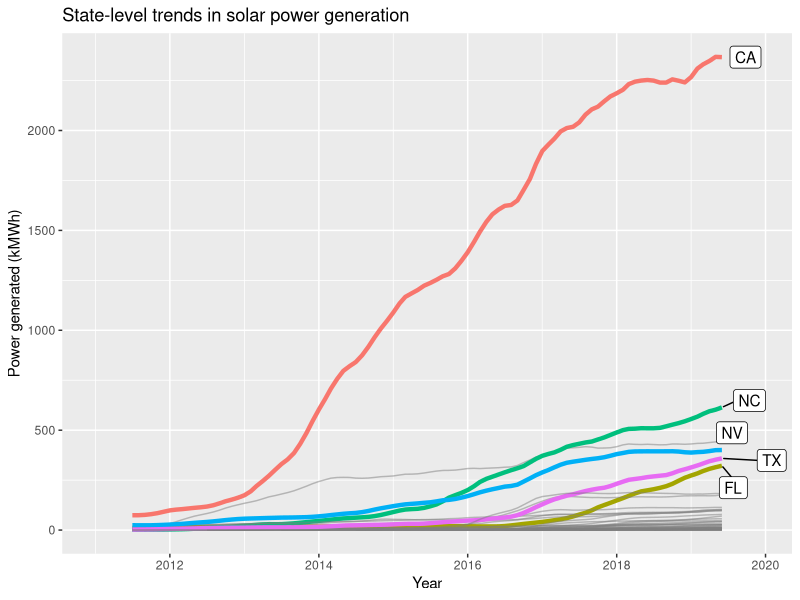

R code for this plot:
## ---- chunk 1
library(tidyverse)
library(ggrepel)
library(lubridate)

solartrendsdf <- read.csv("../solar_trends.csv")

solartrendsdf <- solartrendsdf %>%
  mutate(Highlight = ifelse(State == "CA" | State == "NC" | State == "TX" | State == "NV" | State == "FL", State, NA),
         Date = parse_date_time(Date, orders = "Ymd"))

ggplot(data = solartrendsdf) + 
  geom_line(aes(Date, kMWh, group = State, color = Highlight, size = !is.na(Highlight), alpha = !is.na(Highlight))) +
  geom_label_repel(data = solartrendsdf %>% filter(!is.na(kMWh)) %>% filter(Date == last(Date), !is.na(Highlight)), aes(Date, kMWh, label = Highlight), nudge_x = 1e7, na.rm = TRUE) + 
  scale_size_manual(values=c(0.5, 1.5), guide = 'none') +
  scale_alpha_manual(values=c(0.5, 1), guide = 'none') + 
  guides(color = FALSE) +
  xlab("Year") +
  ylab("Power generated (kMWh)") +
  ggtitle("State-level trends in solar power generation")

